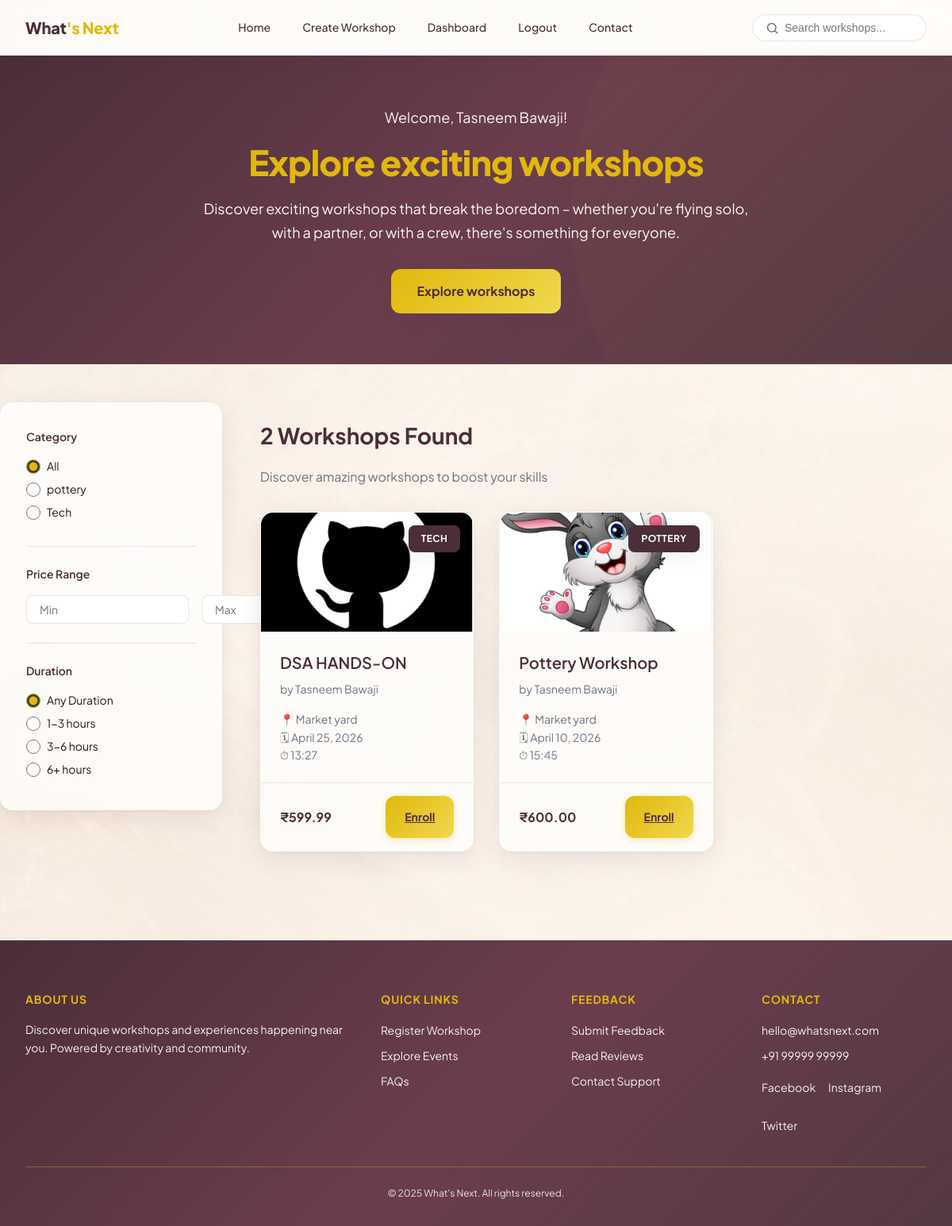
The app's page / (signed in) with its own data.
### version1/models.py (models this page shows, shortened)
class WhatsNextWorkshopCategories(models.Model):
    name = models.CharField(max_length=100, unique=True)
    class Meta:
        db_table = "whats_next_workshop_categories"

class WhatsNextWorkshops(models.Model):
    organizer = models.ForeignKey('WhatsNextOrganizers', on_delete=models.CASCADE)
    title = models.CharField(max_length=200)
    description = models.TextField(blank=True)
    category = models.ForeignKey('WhatsNextWorkshopCategories', on_delete=models.SET_NULL, null=True)
    location = models.CharField(max_length=200)
    address = models.TextField()
    date = models.DateField()
    start_time = models.TimeField(blank=True, null=True)
    end_time = models.TimeField(blank=True, null=True)
    price = models.DecimalField(max_digits=10, decimal_places=2, default=0.00)
    capacity = models.PositiveIntegerField(default=50)
    poster = models.ImageField(upload_to='workshop_posters/', null=True, blank=True)
    instructor_name = models.CharField(max_length=100, default='', blank=True)
    created_at = models.DateTimeField(default=timezone.now)
    class Meta:
        db_table = "whats_next_workshops"

### version1/views.py (the view, shortened to what this page needs)
# urls.py: path('', views.index, name='index'),
def index(request):
    workshops = WhatsNextWorkshops.objects.select_related('category', 'organizer').order_by('-date')
    categories = WhatsNextWorkshopCategories.objects.all()
    durations = ["Any", "1-3", "3-6", "6+"]
    category = request.GET.get("category")
    price_min = request.GET.get("price_min")
    price_max = request.GET.get("price_max")
    duration = request.GET.get("duration")
    if category and category != "All":
        workshops = workshops.filter(category__name__iexact=category)
    if price_min:
        workshops = workshops.filter(price__gte=price_min)
    if price_max:
        workshops = workshops.filter(price__lte=price_max)
    return render(request, 'index.html', {
        'workshops': workshops,
        'categories': categories,
        'durations': durations,
    })

### version1/context_processors.py (called while the page is built)
def session_context(request):
    user_id = request.session.get("user_id")
    user_name = request.session.get("user_name")
    user_role = request.session.get("user_role")
    organizer_id = request.session.get("organizer_id")
    session_user = None
    if user_id and user_name is not None:
        session_user = {
            "id": user_id,
            "name": user_name,
            "role": user_role or "user",
        }
    is_organizer = (
        user_role == "organizer"
        and (organizer_id is not None or user_id is not None)
    )
    return {
        "session_user": session_user,
        "is_organizer": is_organizer,
    }

### version1/templates/index.html (shortened to what this page needs)
{% extends 'base.html' %}
{% load static %}
{% block hero_extra %}
  {% if session_user %}
    <p class="wn-hero__welcome">{% if is_organizer %}Welcome, {{ session_user.name }}!{% else %}Hi, {{ session_user.name }}!{% endif %}</p>
  {% endif %}
{% endblock %}
{% block extra_css %}
  <link href="{% static 'css/index.css' %}" rel="stylesheet">
{% endblock %}
{% block content %}
  <form method="get" id="filter-form" class="index-layout">
    <div class="index-filters-wrapper">
      <aside class="index-filters wn-card reveal" id="filtersPanel">
        <div class="index-filter-block">
          <p class="index-filter-label">Category</p>
          <label class="index-radio">
            <input type="radio" name="category" value="All" {% if request.GET.category == "All" or not request.GET.category %}checked{% endif %}>
            <span>All</span>
          </label>
          {% for cat in categories %}
            <label class="index-radio">
              <input type="radio" name="category" value="{{ cat.name }}" {% if request.GET.category == cat.name %}checked{% endif %}>
              <span>{{ cat.name }}</span>
            </label>
          {% endfor %}
        </div>
        <div class="index-filter-block">
          <p class="index-filter-label">Price Range</p>
          <div class="index-price-row">
            <input type="number" name="price_min" class="index-input" placeholder="Min" value="{{ request.GET.price_min }}">
          </div>
        </div>
        <div class="index-filter-block">
          <p class="index-filter-label">Duration</p>
          {% for dur in durations %}
            <label class="index-radio">
              <input type="radio" name="duration" value="{{ dur }}" {% if request.GET.duration == dur %}checked{% elif not request.GET.duration and dur == "Any" %}checked{% endif %}>
              <span>{% if dur == "Any" %}Any Duration{% else %}{{ dur }} hours{% endif %}</span>
            </label>
          {% endfor %}
        </div>
      </aside>
    </div>
    <div class="index-main">
      <h2 class="wn-h2 reveal">{{ workshops.count }} Workshops Found</h2>
      <p class="wn-body wn-body--muted reveal" style="margin-bottom: var(--space-4);">Discover amazing workshops to boost your skills</p>
      {% if workshops %}
        <div class="index-grid">
          {% for workshop in workshops %}
            <article class="wn-card index-workshop-card reveal {% cycle 'reveal-delay-1' 'reveal-delay-2' 'reveal-delay-3' 'reveal-delay-4' %}" style="padding: 0; overflow: hidden;">
              <div class="workshop-card-image">
                {% if workshop.poster %}
                  <img src="{{ workshop.poster.url }}" class="workshop-card-image__img" alt="{{ workshop.title }}">
                {% else %}
                  <img src="{% static 'img/default-workshop.jpg' %}" class="workshop-card-image__img" alt="{{ workshop.title }}">
                {% endif %}
                <span class="index-workshop-badge">{{ workshop.category.name }}</span>
              </div>
              <div style="padding: var(--space-3);">
                <h3 class="wn-h3" style="margin: 0 0 var(--space-1);">{{ workshop.title }}</h3>
                <p class="wn-body wn-body--muted" style="margin: 0 0 var(--space-2); font-size: var(--text-small);">by {{ workshop.instructor_name }}</p>
                <ul class="index-workshop-meta">
                  <li>📍 {{ workshop.location }}</li>
                  <li>🗓 {{ workshop.date }}</li>
                  {% if workshop.start_time %}<li>⏱ {{ workshop.start_time|time:"H:i" }}</li>{% endif %}
                </ul>
              </div>
              <div class="index-workshop-footer">
                <span class="index-workshop-price">₹{{ workshop.price }}</span>
                <a href="{% url 'enroll_workshop' workshop.id %}" class="wn-btn wn-btn--primary wn-interact">Enroll</a>
              </div>
            </article>
          {% endfor %}
        </div>
      {% else %}
        <p class="wn-body reveal">No workshops match your filters.</p>
      {% endif %}
    </div>
  </form>
{% endblock %}

### version1/static/css/theme.css (style rules this page uses)
:root { --gold: #E1B80D; --gold-dark: #cfa806; --plum: #4B2E39; --plum-light: #6b3d4d; --peach: #FFF6ED; --white: #ffffff; --ink: #1a1a1a; --muted: #6b7280; --border: rgba(75, 46, 57, 0.12); --border-strong: rgba(75, 46, 57, 0.2); --space-1: 8px; --space-2: 16px; --space-3: 24px; --space-4: 32px; --space-5: 40px; --space-6: 48px; --space-8: 64px; --space-10: 80px; --font-family: 'Plus Jakarta Sans', 'Segoe UI', system-ui, sans-serif; --text-h1: 2.5rem; --text-h2: 1.75rem; --text-h3: 1.25rem; --text-body: 1rem; --text-small: 0.875rem; --text-caption: 0.75rem; --line-tight: 1.25; --line-normal: 1.5; --line-relaxed: 1.65; --weight-medium: 500; --weight-semibold: 600; --weight-bold: 700; --weight-extrabold: 800; --gradient-hero: linear-gradient(135deg, var(--plum) 0%, var(--plum-light) 50%, rgba(75, 46, 57, 0.95) 100%); --gradient-gold: linear-gradient(135deg, var(--gold) 0%, #f0d84d 100%); --gradient-card: linear-gradient(145deg, rgba(255,255,255,0.95) 0%, rgba(255,246,237,0.6) 100%); --gradient-accent: linear-gradient(135deg, rgba(225, 184, 13, 0.15) 0%, rgba(225, 184, 13, 0.05) 100%); --glass-bg: rgba(255, 255, 255, 0.72); --glass-border: rgba(255, 255, 255, 0.4); --shadow-soft: 0 4px 24px rgba(75, 46, 57, 0.08); --shadow-card: 0 8px 32px rgba(75, 46, 57, 0.1), 0 2px 8px rgba(0, 0, 0, 0.04); --shadow-hover: 0 16px 48px rgba(75, 46, 57, 0.14), 0 4px 16px rgba(0, 0, 0, 0.06); --radius-sm: 8px; --radius-md: 12px; --radius-lg: 16px; --radius-xl: 24px; --radius-full: 9999px; --ease-out: cubic-bezier(0.33, 1, 0.68, 1); --duration-fast: 180ms; --duration-normal: 280ms; --duration-slow: 400ms; }
html { scroll-behavior: smooth; }
body { margin: 0; font-family: var(--font-family); font-size: var(--text-body); line-height: var(--line-normal); color: var(--ink); background-color: var(--peach); background-image: linear-gradient( 180deg, rgba(255, 246, 237, 0.86) 0%, rgba(255, 246, 237, 0.72) 55%, rgba(255, 246, 237, 0.9) 100% ), url('/static/images/web_bg.jpg'); background-size: cover; background-position: center; background-repeat: no-repeat; background-attachment: fixed; -webkit-font-smoothing: antialiased; }
*, *::before, *::after { box-sizing: border-box; }
.wn-h2 { font-size: clamp(1.35rem, 3vw, var(--text-h2)); font-weight: var(--weight-bold); line-height: var(--line-tight); color: var(--plum); }
.wn-h3 { font-size: var(--text-h3); font-weight: var(--weight-semibold); color: var(--plum); }
.wn-body { font-size: var(--text-body); line-height: var(--line-normal); color: var(--ink); }
.wn-body--muted { color: var(--muted); }
.wn-hero__welcome { font-size: 1.125rem; margin: 0 0 var(--space-2); opacity: 0.95; }
.wn-card { background: var(--glass-bg); backdrop-filter: blur(12px); -webkit-backdrop-filter: blur(12px); border: 1px solid var(--glass-border); border-radius: var(--radius-lg); box-shadow: var(--shadow-card); padding: var(--space-4); transition: box-shadow var(--duration-normal), transform var(--duration-normal); }
.wn-btn { display: inline-flex; align-items: center; justify-content: center; gap: var(--space-1); padding: var(--space-2) var(--space-3); font-family: var(--font-family); font-size: var(--text-small); font-weight: var(--weight-bold); border-radius: var(--radius-md); border: none; cursor: pointer; transition: transform var(--duration-fast), box-shadow var(--duration-fast), filter var(--duration-fast); }
.wn-btn--primary { background: var(--gradient-gold); color: var(--plum); box-shadow: 0 2px 8px rgba(225, 184, 13, 0.35); }
.reveal { opacity: 0; transform: translateY(24px); transition: opacity 0.6s var(--ease-out), transform 0.6s var(--ease-out); }
.reveal.revealed { opacity: 1; transform: translateY(0); }
.reveal-delay-1 { transition-delay: 0.1s; }
.reveal-delay-2 { transition-delay: 0.2s; }
.wn-interact { transition: transform var(--duration-fast) var(--ease-out); }

### records on screen
WhatsNextWorkshopCategories: name "☐ pottery", name "pottery"
WhatsNextWorkshopCategories: name "☐ Tech", name "Tech"
WhatsNextWorkshops: poster (picture), category.name "TECH", title "DSA HANDS-ON", instructor_name "Tasneem Bawaji", location "Market yard", date "April 25, 2026", start_time "13:27", price "599.99"
WhatsNextWorkshops: poster (picture), category.name "POTTERY", title "Pottery Workshop", instructor_name "Tasneem Bawaji", location "Market yard", date "April 10, 2026", start_time "15:45", price "600.00"

### other values on screen
{{ session_user.name }} "Tasneem Bawaji"
{{ dur }} "1-3" "3-6" "6+"
{{ workshops.count }} "2"
